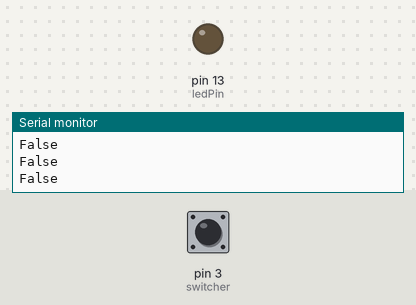
This sketch was run on a simulated Arduino Uno, built with avr-gcc and run on an emulated ATmega328P. Shown: output pins drawn as LEDs (lit = HIGH), the last lines printed to the serial monitor. Inputs (shaded band) come from the test bench; at power-on: pin 3 (switcher) LOW.

Above: at 2.8 s.
2.9 s: pin 3 (switcher) pulled HIGH for 1.2 s
At 3.3 s:
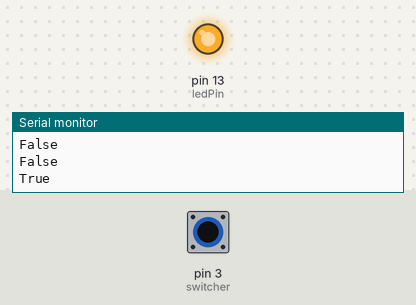
6.5 s: pin 3 (switcher) pulled HIGH for 3.2 s
At 11.0 s:
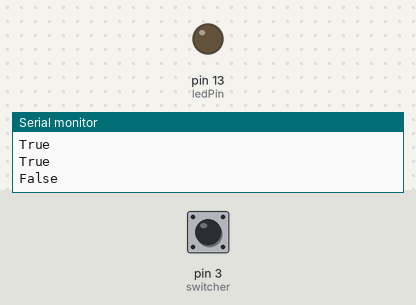
Timing chart, 0 to 12.5 s (numbered marks = the images above; inputs shaded):
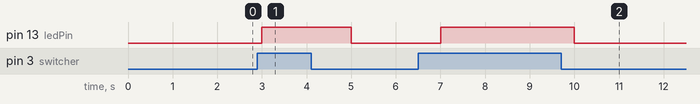

Measured:
- after the input at 2.9 s, pin 13 (ledPin): LOW → HIGH after 0.10 s, → LOW 2.0 s later
- after the input at 6.5 s, pin 13 (ledPin): LOW → HIGH after 0.50 s, → LOW 3.0 s later

The sketch:

Mercury_Switch_Module.ino
```cpp
/*

Mercury Switch Module Code

wiring

Sensor        Arduino
S ----------> Digital Pin 3
Middle -----> 5V
- ----------> GND

*/

int ledPin = 13;                // Connect LED to pin 13
int switcher = 3;                 // Connect Tilt sensor to Pin3
void setup()
{
 pinMode(ledPin, OUTPUT);      // Set digital pin 13 to output mode
 pinMode(switcher, INPUT);       // Set digital pin 3 to input mode
 Serial.begin(9600);
}
void loop()
{

  if(digitalRead(switcher)==HIGH) //Read sensor value
    {
       digitalWrite(ledPin, HIGH);   // Turn on LED when the sensor is tilted
       Serial.println("True");
    }
  else
    {
       digitalWrite(ledPin, LOW);    // Turn off LED when the sensor is not triggered
       Serial.println("False");
    }
  delay(1000);
}
```
